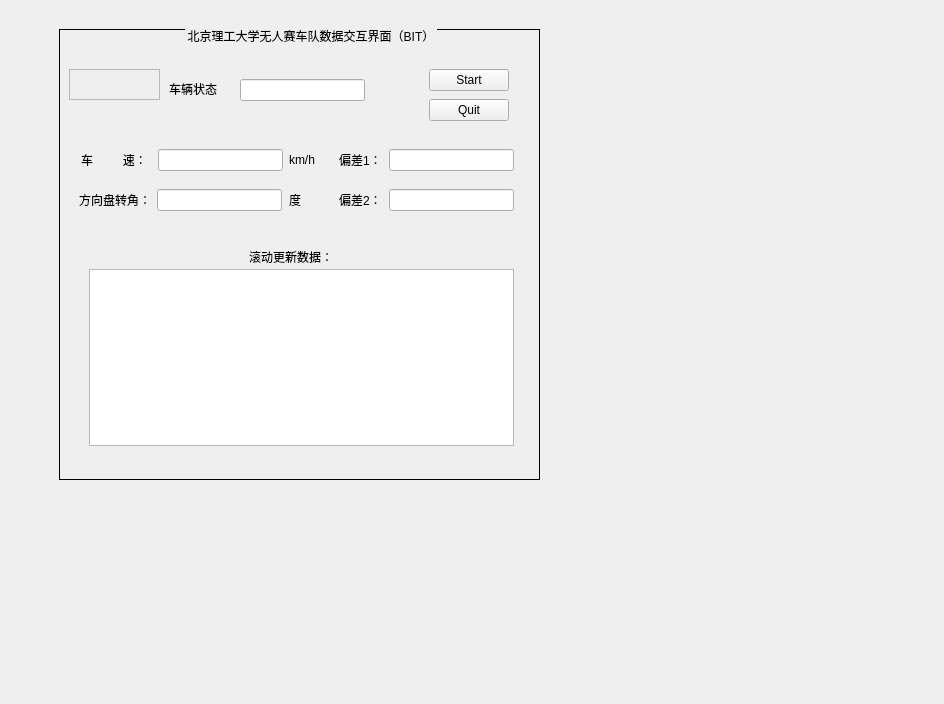
<?xml version="1.0" encoding="UTF-8"?>
<ui version="4.0">
 <class>MainWindowDesign</class>
 <widget class="QMainWindow" name="MainWindowDesign">
  <property name="geometry">
   <rect>
    <x>0</x>
    <y>0</y>
    <width>944</width>
    <height>704</height>
   </rect>
  </property>
  <property name="windowTitle">
   <string>QRosApp</string>
  </property>
  <property name="windowIcon">
   <iconset>
    <normaloff>:/images/icon.png</normaloff>:/images/icon.png</iconset>
  </property>
  <property name="locale">
   <locale language="English" country="Australia"/>
  </property>
  <widget class="QWidget" name="centralwidget">
   <widget class="QWidget" name="tab_manager" native="true">
    <property name="geometry">
     <rect>
      <x>9</x>
      <y>9</y>
      <width>926</width>
      <height>686</height>
     </rect>
    </property>
    <property name="minimumSize">
     <size>
      <width>100</width>
      <height>0</height>
     </size>
    </property>
    <property name="locale">
     <locale language="English" country="Australia"/>
    </property>
    <widget class="QGroupBox" name="groupBox_12">
     <property name="geometry">
      <rect>
       <x>50</x>
       <y>20</y>
       <width>481</width>
       <height>451</height>
      </rect>
     </property>
     <property name="sizePolicy">
      <sizepolicy hsizetype="MinimumExpanding" vsizetype="Preferred">
       <horstretch>0</horstretch>
       <verstretch>0</verstretch>
      </sizepolicy>
     </property>
     <property name="styleSheet">
      <string notr="true">
QGroupBox{
	
border-width:1px;
border-style:solid;
border-color:black;

}



QGroupBox::title{
subcontrol-origin:margin;
subcontrol-position:to left;
left:10px;
margin-left:0px;
padding: 0 1px;
}</string>
     </property>
     <property name="title">
      <string>北京理工大学无人赛车队数据交互界面（BIT）</string>
     </property>
     <widget class="QListView" name="view_logging_sub">
      <property name="geometry">
       <rect>
        <x>30</x>
        <y>240</y>
        <width>425</width>
        <height>177</height>
       </rect>
      </property>
      <property name="styleSheet">
       <string notr="true"/>
      </property>
     </widget>
     <widget class="QLabel" name="label_4">
      <property name="geometry">
       <rect>
        <x>110</x>
        <y>50</y>
        <width>61</width>
        <height>20</height>
       </rect>
      </property>
      <property name="text">
       <string>车辆状态</string>
      </property>
     </widget>
     <widget class="QPushButton" name="start">
      <property name="geometry">
       <rect>
        <x>370</x>
        <y>40</y>
        <width>80</width>
        <height>22</height>
       </rect>
      </property>
      <property name="text">
       <string>Start</string>
      </property>
     </widget>
     <widget class="QPushButton" name="quit">
      <property name="geometry">
       <rect>
        <x>370</x>
        <y>70</y>
        <width>80</width>
        <height>22</height>
       </rect>
      </property>
      <property name="text">
       <string>Quit</string>
      </property>
     </widget>
     <widget class="QLineEdit" name="l_speed">
      <property name="geometry">
       <rect>
        <x>99</x>
        <y>120</y>
        <width>125</width>
        <height>22</height>
       </rect>
      </property>
     </widget>
     <widget class="QLineEdit" name="l_steer_angle">
      <property name="geometry">
       <rect>
        <x>98</x>
        <y>160</y>
        <width>125</width>
        <height>22</height>
       </rect>
      </property>
     </widget>
     <widget class="QLineEdit" name="l_error1">
      <property name="geometry">
       <rect>
        <x>330</x>
        <y>120</y>
        <width>125</width>
        <height>22</height>
       </rect>
      </property>
     </widget>
     <widget class="QLineEdit" name="l_error2">
      <property name="geometry">
       <rect>
        <x>330</x>
        <y>160</y>
        <width>125</width>
        <height>22</height>
       </rect>
      </property>
     </widget>
     <widget class="QLineEdit" name="l_state">
      <property name="geometry">
       <rect>
        <x>181</x>
        <y>50</y>
        <width>125</width>
        <height>22</height>
       </rect>
      </property>
     </widget>
     <widget class="QLabel" name="subscribe_3">
      <property name="geometry">
       <rect>
        <x>190</x>
        <y>220</y>
        <width>121</width>
        <height>16</height>
       </rect>
      </property>
      <property name="text">
       <string>滚动更新数据：</string>
      </property>
     </widget>
     <widget class="QLabel" name="subscribe_4">
      <property name="geometry">
       <rect>
        <x>280</x>
        <y>120</y>
        <width>44</width>
        <height>22</height>
       </rect>
      </property>
      <property name="text">
       <string>偏差1：</string>
      </property>
     </widget>
     <widget class="QLabel" name="subscribe_5">
      <property name="geometry">
       <rect>
        <x>280</x>
        <y>160</y>
        <width>44</width>
        <height>22</height>
       </rect>
      </property>
      <property name="text">
       <string>偏差2：</string>
      </property>
     </widget>
     <widget class="QLabel" name="subscribe_6">
      <property name="geometry">
       <rect>
        <x>20</x>
        <y>160</y>
        <width>72</width>
        <height>22</height>
       </rect>
      </property>
      <property name="text">
       <string>方向盘转角：</string>
      </property>
     </widget>
     <widget class="QLabel" name="subscribe_2">
      <property name="geometry">
       <rect>
        <x>22</x>
        <y>120</y>
        <width>71</width>
        <height>22</height>
       </rect>
      </property>
      <property name="text">
       <string>车         速：</string>
      </property>
     </widget>
     <widget class="QLabel" name="subscribe_7">
      <property name="geometry">
       <rect>
        <x>230</x>
        <y>120</y>
        <width>44</width>
        <height>22</height>
       </rect>
      </property>
      <property name="text">
       <string>km/h</string>
      </property>
     </widget>
     <widget class="QLabel" name="subscribe_8">
      <property name="geometry">
       <rect>
        <x>230</x>
        <y>160</y>
        <width>44</width>
        <height>22</height>
       </rect>
      </property>
      <property name="text">
       <string>度</string>
      </property>
     </widget>
     <widget class="QFrame" name="frame">
      <property name="geometry">
       <rect>
        <x>10</x>
        <y>40</y>
        <width>91</width>
        <height>31</height>
       </rect>
      </property>
      <property name="styleSheet">
       <string notr="true">image: url(:/images/bit0.jpg);</string>
      </property>
      <property name="frameShape">
       <enum>QFrame::StyledPanel</enum>
      </property>
      <property name="frameShadow">
       <enum>QFrame::Raised</enum>
      </property>
     </widget>
     <zorder>view_logging_sub</zorder>
     <zorder>label_4</zorder>
     <zorder>start</zorder>
     <zorder>quit</zorder>
     <zorder>l_state</zorder>
     <zorder>subscribe_3</zorder>
     <zorder>l_error2</zorder>
     <zorder>subscribe_6</zorder>
     <zorder>subscribe_5</zorder>
     <zorder>l_steer_angle</zorder>
     <zorder>subscribe_2</zorder>
     <zorder>l_error1</zorder>
     <zorder>subscribe_4</zorder>
     <zorder>l_speed</zorder>
     <zorder>subscribe_7</zorder>
     <zorder>subscribe_8</zorder>
     <zorder>frame</zorder>
    </widget>
   </widget>
  </widget>
  <action name="action_Quit">
   <property name="text">
    <string>&amp;Quit</string>
   </property>
   <property name="shortcut">
    <string>Ctrl+Q</string>
   </property>
   <property name="shortcutContext">
    <enum>Qt::ApplicationShortcut</enum>
   </property>
  </action>
  <action name="action_Preferences">
   <property name="text">
    <string>&amp;Preferences</string>
   </property>
  </action>
  <action name="actionAbout">
   <property name="text">
    <string>&amp;About</string>
   </property>
  </action>
  <action name="actionAbout_Qt">
   <property name="text">
    <string>About &amp;Qt</string>
   </property>
  </action>
 </widget>
 <resources/>
 <connections>
  <connection>
   <sender>action_Quit</sender>
   <signal>triggered()</signal>
   <receiver>MainWindowDesign</receiver>
   <slot>close()</slot>
   <hints>
    <hint type="sourcelabel">
     <x>-1</x>
     <y>-1</y>
    </hint>
    <hint type="destinationlabel">
     <x>399</x>
     <y>299</y>
    </hint>
   </hints>
  </connection>
 </connections>
</ui>
